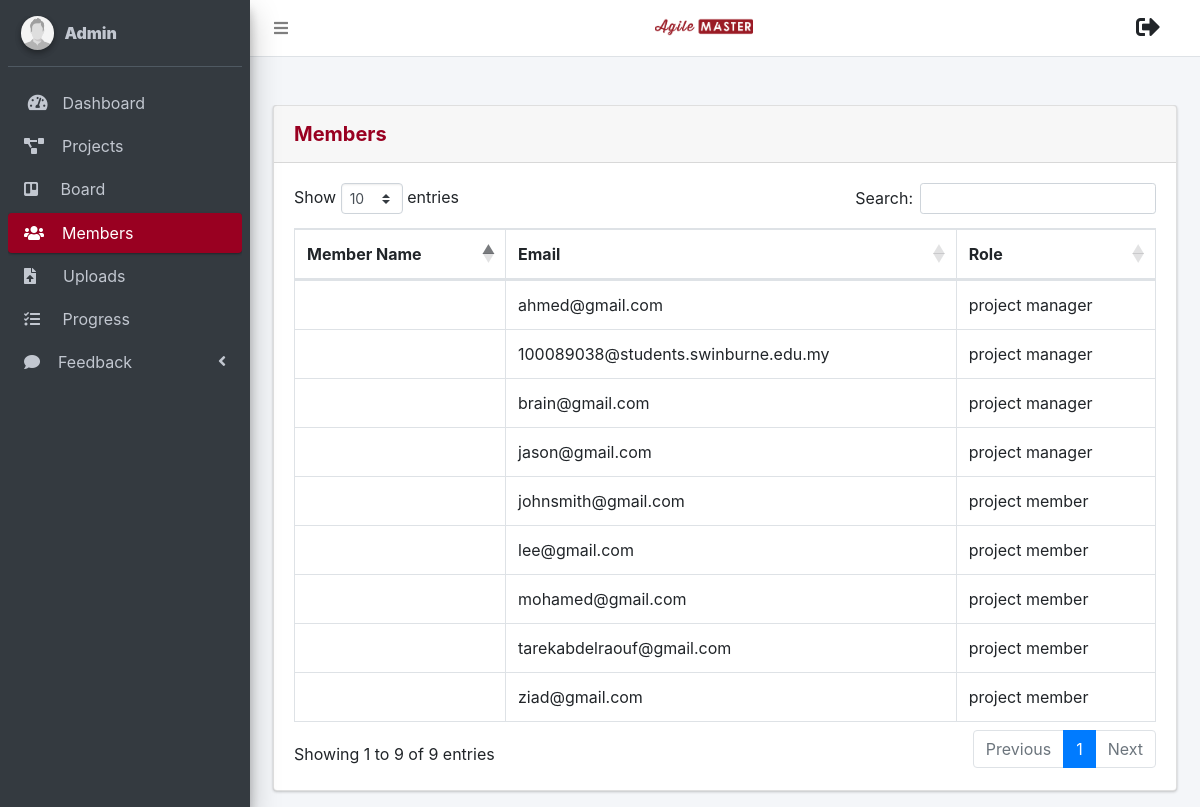
/admin/members.php, run on an earlier commit of the app's database.
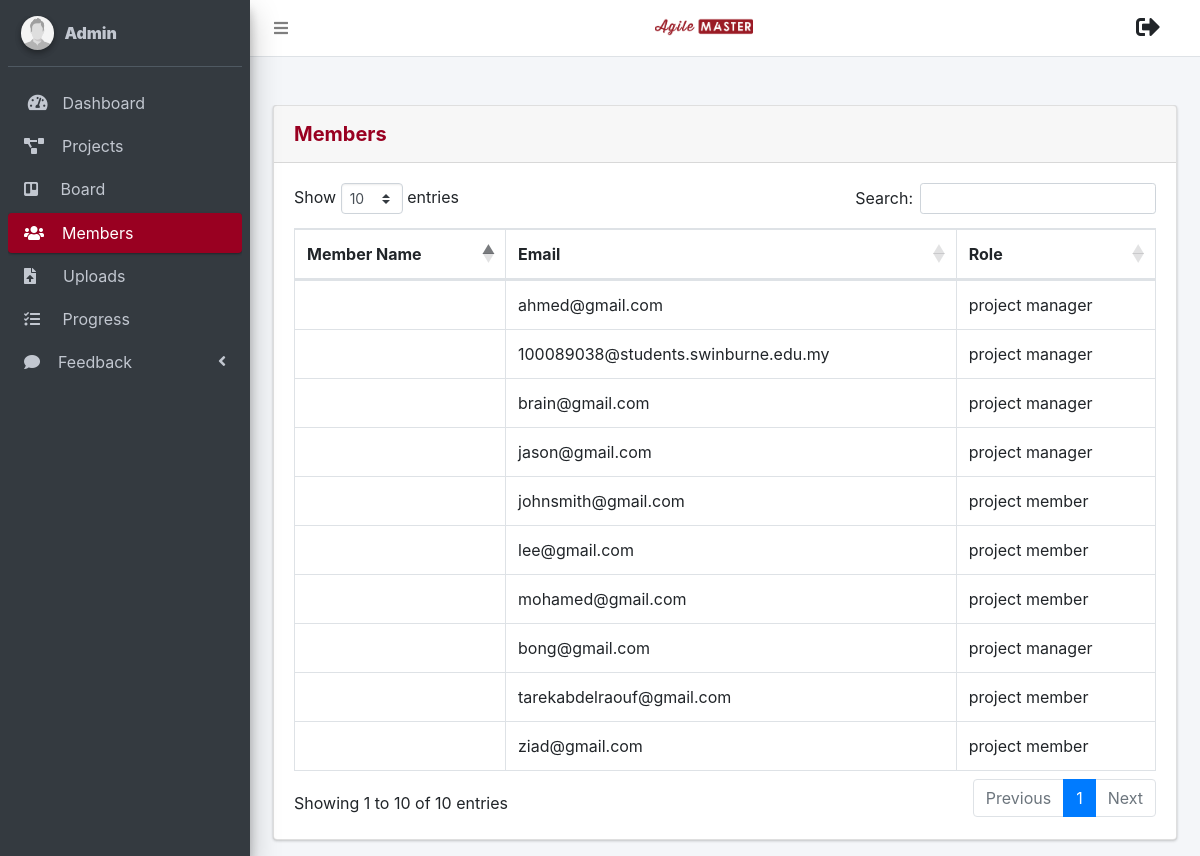
And on a later commit of the database.
### tables this page shows
CREATE TABLE `users` (
  `user_id` int(11) NOT NULL,
  `fname` varchar(255) NOT NULL,
  `lname` varchar(255) NOT NULL,
  `age` int(11) NOT NULL,
  `occupation` varchar(255) NOT NULL,
  `city` varchar(255) NOT NULL,
  `country` varchar(255) NOT NULL,
  `email` varchar(255) NOT NULL,
  `password` varchar(255) NOT NULL,
  `photo` varchar(255) NOT NULL,
  `unique_id` int(255) NOT NULL,
  `status` varchar(255) NOT NULL,
  `role` varchar(255) NOT NULL DEFAULT 'project member'
);

### helpers/module.php (called while the page is built, shortened)
<?php
function get_admin()
{
	global $conn;
	$result = mysqli_query($conn, "SELECT * FROM `admin`");
	return $result;
}
function getAllUser()
{
	global $conn;
	$result = mysqli_query($conn, "SELECT * FROM `users` order by `fname` ASC");
	return $result;
}
?>

### admin/members.php (the view, shortened to what this page needs)
<?php
include_once '../connection/dbconnection.php';
include_once '../helpers/module.php';
?>
<!DOCTYPE html>
<html>
<head>
	<?php include('../navigation/head.php');?>
</head>
<body class="hold-transition sidebar-mini layout-fixed">
<div class="wrapper">
	<?php include('../navigation/topbar_admin.php');?>
	<?php include('../navigation/member_adminsidebar.php');?>
	<div class="content-wrapper">
		<br><br>
		<section class="content">
			<div class="container-fluid">
				<div class="card">
					<div class="card-header py-3">
						<h5 class="m-0 font-weight-bold " style="color: #990021;">Members</h5>
					</div>
					<div class="card-body">
						<div class="table-responsive">
							<table class="table table-bordered" id="dataTable" width="100%" cellspacing="0">
								<thead>
									<tr>
                                        <th >Member Name</th>
                                        <th >Email</th>
                                        <th >Role</th>
                                    </tr>
                                </thead>
                                <tbody>
                                    <?php
                                        $getAllUser = getAllUser();
                                        while($asRow = mysqli_fetch_array($getAllUser))
                                        {
                                    ?>
                                    <tr>
										<td>
										</td>
										<td>
											<?php echo $asRow['email'];?>
										</td>
										<td>
											<?php echo $asRow['role'];;?>
										</td>
                                    </tr>
                                    <?php
                                        }
                                    ?>
                                </tbody>
							</table>
						</div>
					</div>
				</div>
			</div>
		</section>
	</div>
</div>
</body>
</html>

### navigation/head.php (shortened to what this page needs)
<link rel="stylesheet" href="../dependencies/navigation/fontawesome-free/css/all.min.css">
<link rel="stylesheet" href="../dependencies/navigation/css/adminlte.min.css">
<link rel="stylesheet" href="../dependencies/navigation/overlayScrollbars/css/OverlayScrollbars.min.css">
<link href="../dependencies/css/style.css" rel="stylesheet">
<link rel="stylesheet" href="https://cdnjs.cloudflare.com/ajax/libs/font-awesome/4.7.0/css/font-awesome.min.css">
<link href="../dependencies/vendor/bootstrap/css/bootstrap.min.css" rel="stylesheet">
<link href="../dependencies/vendor/icofont/icofont.min.css" rel="stylesheet">
<link href="../dependencies/vendor/boxicons/css/boxicons.min.css" rel="stylesheet">
<link href="../dependencies/vendor/owl.carousel/assets/owl.carousel.min.css" rel="stylesheet">
<link href="../dependencies/vendor/remixicon/remixicon.css" rel="stylesheet">
<link href="../dependencies/vendor/venobox/venobox.css" rel="stylesheet">
<link rel="stylesheet" href="https://cdnjs.cloudflare.com/ajax/libs/twitter-bootstrap/4.5.2/css/bootstrap.css">
<link rel="stylesheet" href="https://cdn.datatables.net/1.10.22/css/dataTables.bootstrap4.min.css">
<link rel="stylesheet" href="https://cdn.materialdesignicons.com/4.8.95/css/materialdesignicons.min.css">
<link href="../dependencies/vendor/datatables/dataTables.bootstrap4.min.css" rel="stylesheet">
<link rel="stylesheet" type="text/css" href="https://cdnjs.cloudflare.com/ajax/libs/twitter-bootstrap/4.1.2/css/bootstrap.min.css" >
<link rel="stylesheet" type="text/css" href="https://cdnjs.cloudflare.com/ajax/libs/bootstrap-select/1.13.1/css/bootstrap-select.min.css">
<link rel="stylesheet" href="https://maxcdn.bootstrapcdn.com/bootstrap/4.5.2/css/bootstrap.min.css">
<link href="css/bootstrap-datetimepicker.min.css" rel="stylesheet">

### navigation/topbar_admin.php (shortened to what this page needs)
<?php
include_once '../connection/dbconnection.php';
include_once '../helpers/module.php';
?>
  <nav class="main-header navbar navbar-expand navbar-white navbar-light">
    <ul class="navbar-nav">
      <li class="nav-item">
        <a class="nav-link" data-widget="pushmenu" href="#" role="button"><i class="fas fa-bars"></i></a>
      </li>
      <li class="nav-item mr-auto" style="text-align: center; margin-top: 5px;" >
        <a href="../admin/dashboard.php"><img src="../resources/images/logo.png" alt="" style="max-width: 12%;" ></a>
      </li>
    </ul>
    <ul class="navbar-nav ml-auto">
          <a href="../admin/logout.php" class="dropdown-item">
			<i class="fas fa-sign-out-alt" style="font-size: 1.5em;"></i>
          </a>
    </ul>
  </nav>

### navigation/member_adminsidebar.php (shortened to what this page needs)
<aside class="main-sidebar sidebar-dark-primary elevation-4">
	<div class="sidebar">
		<div class="user-panel mt-3 pb-3 mb-3 d-flex">
			<div class="image">
				<img src="../resources/images/user2-160x160.jpg" class="img-circle elevation-2" alt="User Image">
			</div>
			<div class="info">
				<a href="#" class="d-block">
					<strong>
                    <?php
                        $get_admin = get_admin();
                        $row = mysqli_fetch_array($get_admin);
                        echo '
                           <strong> '.$row["name"].' </strong>
                           <span class="carrot"></span>';
                    ?>
                </strong>
				</a>
			</div>
		</div>
		<nav class="mt-2" >
			<ul class="nav nav-pills nav-sidebar flex-column" data-widget="treeview" role="menu" data-accordion="false">
				<li class="nav-item has-treeview">
					<a href="dashboard.php" class="nav-link">
						<i class="nav-icon fas fa-tachometer-alt"></i>
						<p>
							&nbsp;Dashboard
						</p>
					</a>
				</li>
				<li class="nav-item">
					<a href="project.php" class="nav-link">
						<i class="fas fa-project-diagram"></i>
						<p>
							&nbsp;&nbsp;&nbsp;Projects
						</p>
					</a>
				</li>
				<li class="nav-item">
					<a href="board.php" class="nav-link">
						<i class="fab fa-trello"></i>
						<p>
							&nbsp;&nbsp;&nbsp;&nbsp;Board
						</p>
					</a>
				</li>
				<li class="nav-item">
					<a href="members.php" class="nav-link active">
						<i class="fas fa-users"></i>
						<p>
							&nbsp;&nbsp;&nbsp;Members
						</p>
					</a>
				</li>
				<li class="nav-item">
					<a href="upload_files.php" class="nav-link">
						<i class="fas fa-file-upload"></i>
						<p>
							&nbsp;&nbsp;&nbsp;&nbsp;&nbsp;Uploads
						</p>
					</a>
				</li>
				<li class="nav-item">
					<a href="progress.php" class="nav-link">
						<i class="fas fa-tasks"></i>
						<p>
							&nbsp;&nbsp;&nbsp;&nbsp;Progress
						</p>
					</a>
				</li>
				<li class="nav-item has-treeview">
					<a href="#" class="nav-link">
						<i class="fas fa-comment"></i>
						<p>
							&nbsp;&nbsp;&nbsp;Feedback
							<i class="fas fa-angle-left right"></i>
						</p>
					</a>
				</li>
				<br><br><br>
			</ul>
		</nav>
    </div>
</aside>

### dependencies/css/style.css (style rules this page uses)
body { font-family: "Open Sans", sans-serif; color: #444444; }
a { text-decoration: none; color: #990021; }
.card-header { width: 100%; padding: 10px 10px 0px 10px; box-sizing: border-box; border-radius: 3px; display: block; font-weight: bold; }
ul { list-style: none; margin: 0; padding: 0px; }
section { padding: 60px 0; overflow: hidden; position: relative; }

What changed in the data, as far as the page shows it:
added users: email "bong@gmail.com", role "project manager"
Also different on the page:
text written by a page script: "Show entries Search: Showing 1 to 9 of 9 entries Previous 1 Next" → "Show entries Search: Showing 1 to 10 of 10 entries Previous 1 Next"
